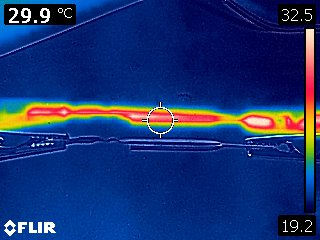
#> input picture 6AAnalysis/GoodSideHalf/GoodSideHalf.jpg, 320 x 240 px
$ python GoodSideHalf.py
#> lines starting #> are read from the running program, lines starting #| are printed output that depends on the picture; after the words box and inside, x2 and y2 are one past the last pixel; in counts of white or black regions, pixels touching at a corner belong together
import skimage
import numpy
import matplotlib.pyplot as pyplot
import random

f=skimage.io.imread('GoodSideHalf.jpg')
#> f is the input picture: shape (240, 320, 3); mean R, G, B 25.3, 50.2, 111.9
print('shape of image'+str(f.shape))
#| shape of image(240, 320, 3)
#927,313
#print(f[:,1].shape)
pyplot.imshow(f)
pyplot.show()


#IF STRAIGHT
if 0:
    #horizontal
    xpointmin=28
    xpointmax=282
    ypoint=114
    #vertical
    xpoint=290
    ypointmax=905
    ypointmin=34
#IF NONSTRAIGHT
else:
    xpointmin=71
    xpointmax=127
    ypointmin=111
    ypointmax=112

#second angle
    if 1:
        xpointmin2=xpointmax
        xpointmax2=236
        ypointmin2=ypointmax
        ypointmax2=119
#Dont touch
bar_range = f[30:215,310,:]
#> bar_range = 185 rows, first 8: [255, 232, 210], [255, 231, 204], [252, 225, 198], [253, 223, 197], [253, 222, 194], [252, 221, 193], [252, 218, 190], [252, 215, 188]
#Do touch
min_temp=21.0
max_temp=34.6


def isstraighthori(ypoint,xpointmin,xpointmax):
    xyvals=[]
    arrayhold=[]
    for i in range(len(xpointmax-xpointmin)):
        xval = xpointmin+i
        yval = ypoint
        arrayhold.append([f[yval,xval,0],f[yval,xval,1],f[yval,xval,2]])
        xyvals.append((xval,yval))
    return arrayhold,xyvals

def isstraightverti(ypointmin,ypointmax,xpoint):
    xyvals=[]
    arrayhold=[]
    for i in range(ypointmax-ypointmin):
        yval = ypointmin+i
        xval = xpoint
        arrayhold.append([f[yval,xval,0],f[yval,xval,1],f[yval,xval,2]])
        xyvals.append((xval,yval))
    return arrayhold,xyvals

def nonstraight(xstart,xfin,ystart,yfin):
    arrayhold=[]
    xyhold=[]
    for i in range(xfin-xstart):
        yval=round(i/(xfin-xstart)*((yfin-ystart)) +ystart)
        xval=round(i+xstart)
        arrayhold.append([f[yval,xval,0],f[yval,xval,1],f[yval,xval,2]])
        xyhold.append((xval,yval))
    return arrayhold,xyhold

def plotblack(xyvals):
    global f
    for i in xyvals:
        f[i[1]+1,i[0]]=[0,0,0]
        f[i[1]-1,i[0]]=[0,0,0]
    return f

def matcher(point_vals,bar_vals,max_t,min_t):
    diff=1000
    temperature=0
    for i in range(len(bar_vals[:,0])):
        temp_diff = abs(int(point_vals[0])-int(bar_vals[i,0])) + abs(int(point_vals[1])-int(bar_vals[i,1]))+abs(int(point_vals[2])-int(bar_vals[i,2]))
        if temp_diff<diff:
            temperature = min_t + (max_t-min_t)*(1-(i/len(bar_vals[:,0])))
            diff=temp_diff
    return temperature

def multimatch(point_range,bar_vals,max_t,min_t):
    temps_store=[]
    for i in range(len(point_range)):
        temps_store.append(matcher(point_range[i],bar_vals,max_t,min_t))
    return temps_store

def tempsmoother(temps_store):
    new_temps=[]
    for i in range(len(temps_store)-1):
        if round(temps_store[i])==round(max_temp) or round(temps_store[i])==round(min_temp):
            new_temps.append((temps_store[i-1]+temps_store[i+1])*0.5)
        else:
            new_temps.append(0.5*temps_store[i]+(temps_store[i-1]+temps_store[i+1])*0.25)

    return new_temps

def tempeditor(temps_store,strange_min,strange_max):
    firsttemp=temps_store[strange_min]
    print(firsttemp)

    secondtemp=temps_store[strange_max]
    print(secondtemp)
    for i in range(strange_max-strange_min):
        temps_store[strange_min+i]=(strange_max-strange_min-i)*firsttemp/(strange_max-strange_min) + i*secondtemp/(strange_max-strange_min) + random.randint(1,3)/10 + random.randint (1,10)/100
    return temps_store

# [5 lines of commented-out code are left out]

point_range=nonstraight(xpointmin,xpointmax,ypointmin,ypointmax)[0]+nonstraight(xpointmin2,xpointmax2,ypointmin2,ypointmax2)[0]
#> after the loop in nonstraight, `for i in range(xfin-xstart):`: arrayhold = 56 items, first 6: [231, 30, 48], [232, 39, 42], [234, 45, 39], [226, 38, 29], [226, 33, 28], [240, 39, 47]; xyhold = 56 pairs, first value 71 to 126, second value 111 to 112
#> point_range = 165 items, first 6: [231, 30, 48], [232, 39, 42], [234, 45, 39], [226, 38, 29], [226, 33, 28], [240, 39, 47]
print(point_range)
#> (printed output is left out)
xyboys=nonstraight(xpointmin,xpointmax,ypointmin,ypointmax)[1]+nonstraight(xpointmin2,xpointmax2,ypointmin2,ypointmax2)[1]
#> xyboys = 165 pairs, first value 71 to 235, second value 111 to 119

temps=multimatch(point_range,bar_range,max_temp,min_temp)
#> after the loop in multimatch, `for i in range(len(point_range)):`: temps_store = 165 values, max 34.6 at index 78, min 21.22 at index 77, mean 30.51
#> temps has the same summary as temps_store in multimatch
plotblack(xyboys)
#> the loop in plotblack, `for i in xyvals:` made 165 passes
#> i on passes 1 to 3: (71, 111), (72, 111), (73, 111)
#> after the loop in plotblack, `for i in xyvals:`:
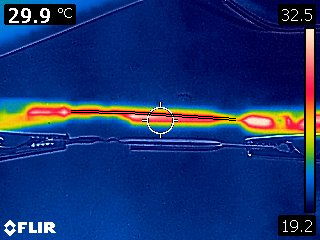
#> f: shape (240, 320, 3); 0.43% of pixels changed, all inside (x1, y1, x2, y2) = (71, 110, 236, 121)
temps=tempsmoother(temps)
#> after the loop in tempsmoother, `for i in range(len(temps_store)-1):`: new_temps = 164 values, max 33.31 at index 100, min 21.22 at index 78, mean 30.59
#> temps has the same summary as new_temps in tempsmoother
#temps=tempeditor(temps,76,94)

pyplot.plot(range(len(temps)),temps)
pyplot.ylabel('Temperature /Celsius')
pyplot.xlabel('Pixel position')
pyplot.ylim(top=max_temp,bottom=min_temp)
pyplot.show()
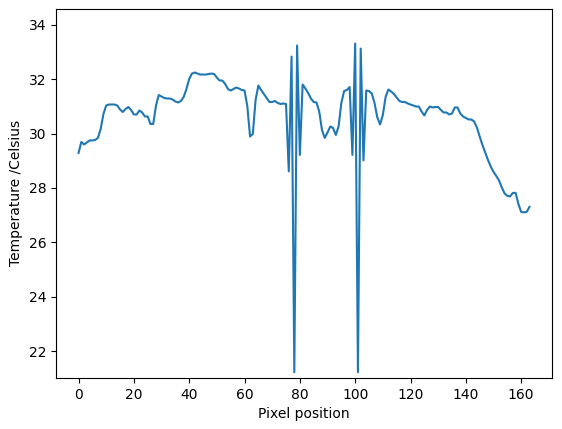
#> figure drawn by matplotlib, 1 panel; curve peaks at x = 100, y = 33.31
pyplot.imshow(f,aspect='auto')
pyplot.show()
#310 is perfect for matching
#height 27:210
#create a match array with the given temps
#test values across face
